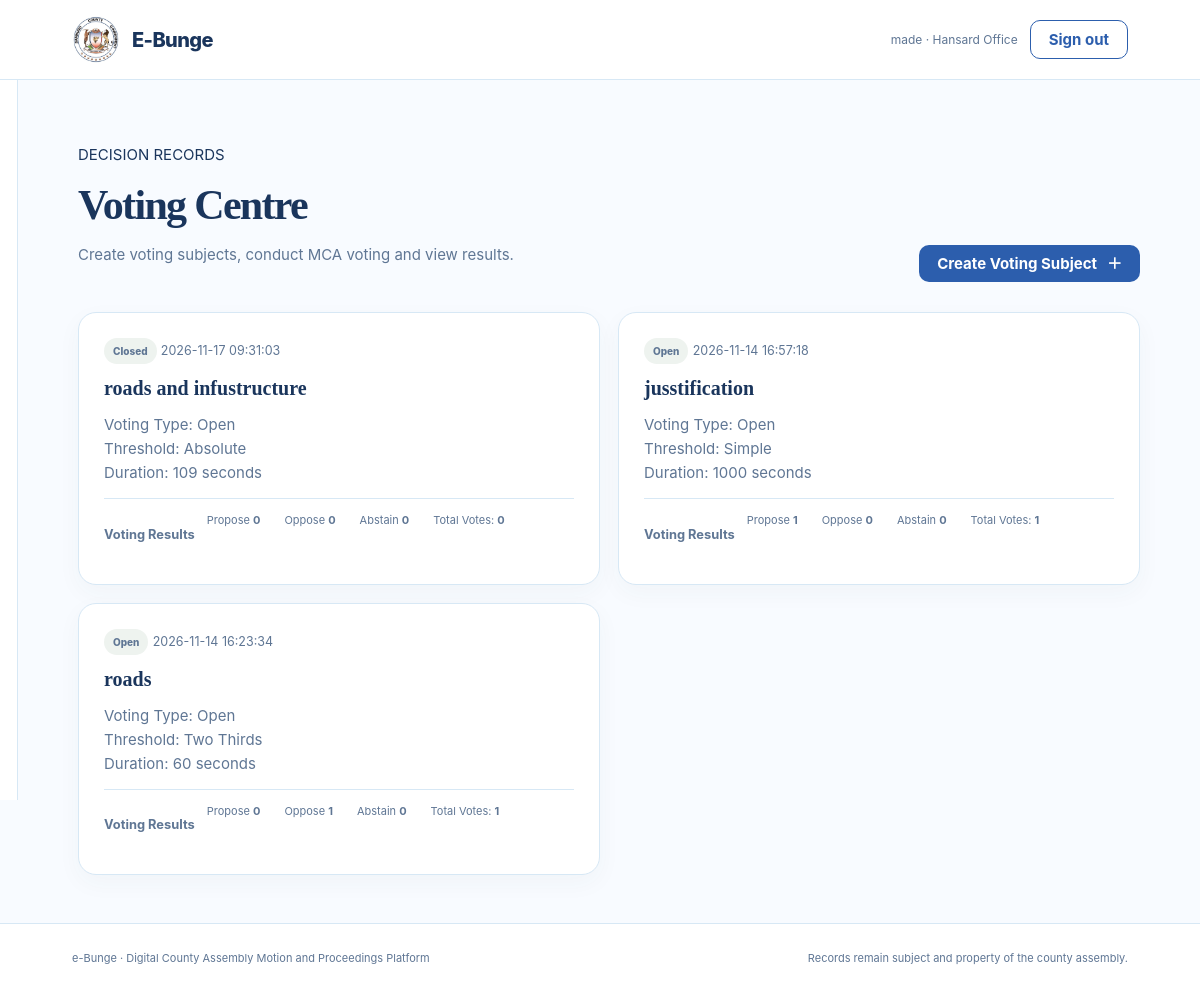
Page /pages/voting.php (signed in) on the committed database.
### tables this page shows
CREATE TABLE votes (
      id INTEGER PRIMARY KEY AUTOINCREMENT, subject TEXT NOT NULL, details TEXT NOT NULL,
      status TEXT DEFAULT 'pending', created_by INTEGER, approved_by INTEGER,
      created_at TEXT DEFAULT CURRENT_TIMESTAMP, motion_id INTEGER, title TEXT, vote_type TEXT DEFAULT 'open', threshold TEXT DEFAULT 'simple', duration_seconds INTEGER NOT NULL DEFAULT 60, opened_at TEXT, closed_at TEXT, FOREIGN KEY(created_by) REFERENCES users(id)
    );

### pages/voting.php (the view, shortened to what this page needs)
<?php
include __DIR__ . '/../includes/page_top.php';
$u = current_user();
$pdo = db();
$rows = $pdo->query("
    SELECT v.*, u.username
    FROM votes v
    LEFT JOIN users u ON u.id = v.created_by
    ORDER BY v.id DESC
")->fetchAll(PDO::FETCH_ASSOC);
?>
<div class="page-heading">
    <div>
        <p class="eyebrow">DECISION RECORDS</p>
        <h1>Voting Centre</h1>
        <p class="muted">Create voting subjects, conduct MCA voting and view results.</p>
    </div>
    <?php if ($u['role'] === 'hansard'): ?>
        <button class="btn btn-primary" data-open="vote-form">
            Create Voting Subject <span>＋</span>
        </button>
    <?php endif; ?>
</div>
<section class="card-grid">
<?php foreach ($rows as $r): ?>
    <?php
    $voteId = (int)$r['id'];
    $counts = [
        'propose' => 0,
        'oppose' => 0,
        'abstain' => 0
    ];
    $countStmt = $pdo->prepare("
        SELECT choice, COUNT(*) AS total
        FROM vote_records
        WHERE vote_id = ?
        GROUP BY choice
    ");
    $countStmt->execute([$voteId]);
    foreach ($countStmt->fetchAll(PDO::FETCH_ASSOC) as $result) {
        if (isset($counts[$result['choice']])) {
            $counts[$result['choice']] = (int)$result['total'];
        }
    }
    $proposeVotes = $counts['propose'];
    $opposeVotes = $counts['oppose'];
    $abstentions = $counts['abstain'];
    $totalVotes = $proposeVotes + $opposeVotes + $abstentions;
    ?>
    <article class="panel vote-card">
        <div class="card-top">
            <?= status_badge($r['status']) ?>
            <small><?= e($r['created_at']) ?></small>
        </div>
        <h2><?= e($r['title'] ?: $r['subject']) ?></h2>
        <p>
            Voting Type: <?= e(ucfirst($r['vote_type'] ?? 'open')) ?><br>
            Threshold:
            <?= e(ucwords(str_replace('_', ' ', $r['threshold'] ?? 'simple'))) ?><br>
            Duration: <?= (int)($r['duration_seconds'] ?? 60) ?> seconds
        </p>
        <div class="vote-results">
            <h3>Voting Results</h3>
            <div class="result-item">
                <span>Propose</span>
                <strong><?= $proposeVotes ?></strong>
            </div>
            <div class="result-item">
                <span>Oppose</span>
                <strong><?= $opposeVotes ?></strong>
            </div>
            <div class="result-item">
                <span>Abstain</span>
                <strong><?= $abstentions ?></strong>
            </div>
            <div class="result-total">
                Total Votes:
                <strong><?= $totalVotes ?></strong>
            </div>
        </div>
    </article>
<?php endforeach; ?>
</section>
<?php include __DIR__ . '/../includes/page_bottom.php'; ?>

### config.php (shortened to what this page needs)
<?php
function e($value): string {
    return htmlspecialchars((string)$value, ENT_QUOTES, 'UTF-8');
}
function current_user(): ?array {
    return $_SESSION['user'] ?? null;
}
function status_badge(string $status): string {
    return '<span class="badge badge-' . e($status) . '">' .
        e(ucwords(str_replace('_', ' ', $status))) . '</span>';
}

### assets/css/style.css (style rules this page uses)
:root { --ink: #1A355C; --muted: #5F7694; --deep: #2C5EAD; --mint: #1591DC; --pale: #4BB8FA; --cream: #C4E2F5; --white: #ffffff; --line: #D7E8F5; --shadow: 0 18px 45px rgba(44, 94, 173, 0.12); --radius: 18px; }
* { box-sizing: border-box; }
html { scroll-behavior: smooth; }
body { margin: 0; background: #f8fbff; color: var(--ink); font: 15px/1.6 Inter, ui-sans-serif, system-ui, sans-serif; }
button, input, textarea, select { font: inherit; }
button { cursor: pointer; }
.muted { color: var(--muted); }
.btn { display: inline-flex; align-items: center; justify-content: center; gap: 10px; padding: 11px 18px; border: 0; border-radius: 10px; font-weight: 750; line-height: 1; transition: 0.2s ease; }
.btn-primary { background: var(--deep); color: white; }
.page-heading { display: flex; align-items: flex-end; justify-content: space-between; gap: 20px; margin-bottom: 30px; }
.page-heading h1 { margin: 0 0 7px; font: 700 42px/1.1 Georgia, serif; letter-spacing: -0.04em; }
.panel { padding: 25px; border: 1px solid var(--line); border-radius: var(--radius); background: white; box-shadow: 0 8px 25px rgba(48,87,72,0.04); }
.panel h2 { margin: 0; font: 700 22px Georgia, serif; }
.badge { display: inline-block; padding: 5px 9px; border-radius: 30px; background: #eef3ef; color: var(--muted); font-size: 10px; font-weight: 800; }
.card-grid { display: grid; grid-template-columns: repeat(2, 1fr); gap: 18px; }
.vote-card, .report-card { display: flex; flex-direction: column; gap: 13px; }
.vote-card h2, .report-card h2 { font-size: 20px; }
.vote-card p, .report-card p { margin: 0; color: var(--muted); }
.vote-results { display: flex; gap: 12px; padding-top: 13px; border-top: 1px solid var(--line); color: var(--muted); font-size: 11px; }
.card-top, .activity-line small { color: var(--muted); }

### rows in the picture
votes: status "Closed", created_at "2026-11-17 09:31:03", title "roads and infustructure", vote_type "Open", threshold "Absolute", duration_seconds "109", proposeVotes "0", opposeVotes "0", abstentions "0", totalVotes "0"
votes: status "Open", created_at "2026-11-14 16:57:18", title "jusstification", vote_type "Open", threshold "Simple", duration_seconds "1000", proposeVotes "1", opposeVotes "0", abstentions "0", totalVotes "1"
votes: status "Open", created_at "2026-11-14 16:23:34", title "roads", vote_type "Open", threshold "Two Thirds", duration_seconds "60", proposeVotes "0", opposeVotes "1", abstentions "0", totalVotes "1"

### other values in the picture
$user['username'] "made"
role_name($user['role']) "Hansard Office"
